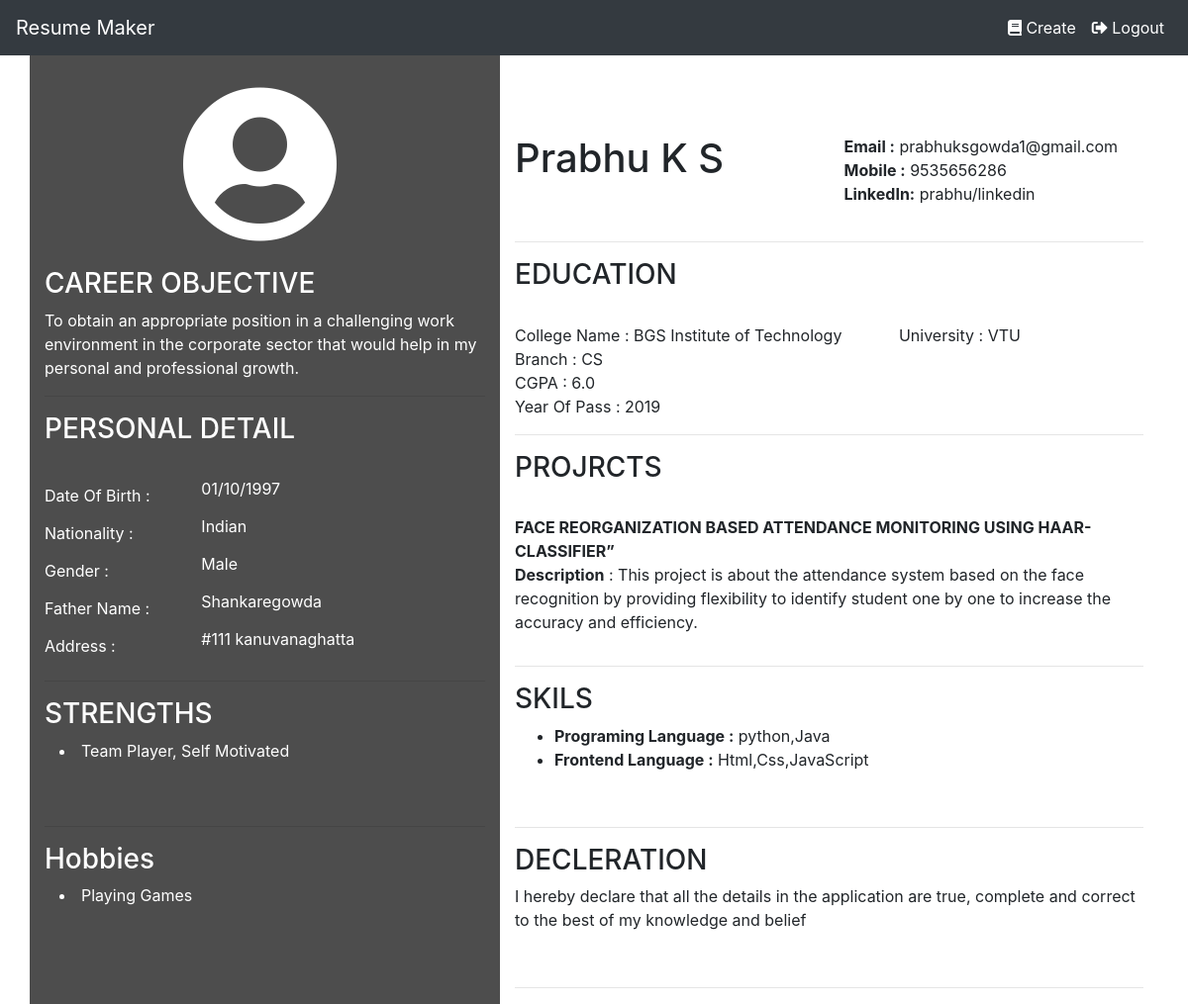
The page /resume/ (signed in) on the database its author committed.
### app/models.py (models this page shows, shortened)
class Details(models.Model):
    name = models.CharField(max_length=100 )
    email = models.CharField(max_length=100 )
    mobile = models.CharField(max_length=100)
    linkedin = models.CharField(max_length=100)
    carrearobject = models.TextField()
    user = models.OneToOneField(User, on_delete=models.CASCADE, default='flash')

class Personaldetails(models.Model):
    dob = models.CharField(max_length=100 )
    gender = models.CharField(max_length=100 )
    nationality = models.CharField(max_length=100)
    fathername = models.CharField(max_length=100)
    address = models.CharField(max_length=250)
    strength = models.CharField(max_length=100,null=True )
    hobbies = models.CharField(max_length=100,null=True )
    user = models.ForeignKey(User, on_delete=models.CASCADE)

class Education(models.Model):
    collagename = models.CharField(max_length=100)
    university = models.CharField(max_length=100)
    branch = models.CharField(max_length=100)
    yearofpass = models.CharField(max_length=4)
    programinglang = models.CharField(max_length=250)
    frontendlng = models.CharField(max_length=250, null=True)
    framework = models.CharField(max_length=250, null=True)
    cgpa = models.CharField(max_length=250)
    user = models.ForeignKey(User, on_delete=models.CASCADE)

class Project(models.Model):
    projecttitle = models.CharField(max_length=250, )
    prodescrip = models.TextField( )
    user = models.ForeignKey(User, on_delete=models.CASCADE)

### app/views.py (the view)
# urls.py: path('resume/', views.resume, name='resume'),
@login_required(login_url='/login')
def resume(request):
    context = {
         'pro': Details.objects.filter(user=request.user).all(),
         'edu': Education.objects.filter(user=request.user).all(),
         'proj': Project.objects.filter(user=request.user).all(),
         'pd': Personaldetails.objects.filter(user=request.user).all(),
    }
    return render(request, 'Resume.html', context)

### app/templates/Resume.html (shortened to what this page needs)
{% extends 'base.html' %}
{% load static %}
{% block content %}
<form method="POST">{% csrf_token %}
<div class="container">
	<div class="row">
		<div class="col-md-5 back">
			<div class="usercircle">
				<i class="fas fa-user-circle fa-10x " aria-hidden="true"></i>
			</div><br>
			<div class="cobj">
                {% for i in pro %}
				<h3>CAREER OBJECTIVE</h3>
                {{i.carrearobject}}
				{% endfor %}
			</div><hr style="color:white">
			<div class="personal">
                                {% for i in pd %}
				<h3>PERSONAL DETAIL</h3><br>
					<div class=" row">
						<label for="text" class="col-4 col-form-label">Date Of Birth :</label>
						<div class="col-8">
						{{i.dob}}
						</div>
					</div>
					<div class=" row">
						<label for="text1" class="col-4 col-form-label">Nationality :</label>
						<div class="col-8">
                                                {{i.nationality}}
						</div>
					</div>
					<div class=" row">
						<label for="text2" class="col-4 col-form-label">Gender :</label>
						<div class="col-8">
                            {{i.gender}}
						</div>
					</div>
					<div class=" row">
						<label for="text3" class="col-4 col-form-label">Father Name     :</label>
						<div class="col-8">
                            {{i.fathername}}
        				</div>
					</div>
                                        <div class=" row">
						<label for="text3" class="col-4 col-form-label">Address     :</label>
						<div class="col-8">
                            {{i.address}}
        				</div>
					</div>
			</div>
			<hr style="color:white">
			<div class="Strength">
				<h3>STRENGTHS</h3>
				<div class="col-8">
                  	<li>{{i.strength}}</li>
				</div>
			</div><br><br>
                        <hr style="color:white">
			<div class="Strength">
				<h3>Hobbies</h3>
				<div class="col-8">
                	<li>{{i.hobbies}}</li>
				</div>
			</div><br><br>
            {% endfor %}
		</div>
		<div class="col-md-7">
			<div class="mydetils">
				{% for i in pro %}
				<div class=" row">
					<div class="col-6 ">
                        <h1> {{i.name}} </h1>
					</div>
					<div class="col-6 text-left">
					<strong>Email :</strong>    {{i.email}}<br>
					<strong>Mobile :</strong> {{i.mobile}}<br>
					<strong>LinkedIn:</strong>   {{i.linkedin}}<br>
					</div>
				</div>
				{% endfor %}
			</div><hr>
			<div class="education">
				<h3> EDUCATION</h3><br>
				<div class="degree">
					{% for i in edu  %}
					<div class=" row">
						<div class="col-7 ">
						College Name : {{i.collagename}}<br>
						Branch : {{i.branch}}<br>
						CGPA : {{i.cgpa}}<br>
						Year Of Pass : {{i.yearofpass}}
						</div>
						<div class="col-5">
							University : {{i.university}}
						</div>
					</div>
					{% endfor %}
					<hr>
					<div class="project">
						<h3> PROJRCTS </h3><br>
						{% for i in proj %}
						<div class=" row">
							<div class="col-12 ">
								<b>{{i.projecttitle}}</b><br>
								<div class="form-group">
								<b style=" text-align: justify;">Description</b> :  {{i.prodescrip}}
							</div>
						</div>
						{% endfor %}
					</div>
					<hr>
					<div class="Skils">
						<h3> SKILS </h3>
						{% for i in edu %}
						<div class=" row">
							<div class="col-8 ">
								<ul>
								<li><b>Programing Language :</b>	{{i.programinglang}}</li>
								<li><b>Frontend Language  :</b> {{i.frontendlng}}</li>
							</div>
						</div>
						{% endfor %}
					<div><br><hr>
					<div class="Decleration">
						<h3> DECLERATION </h3>
						<div class=" row">
							<div class="col ">
								<p>I hereby declare that all the details in the application are true, complete and correct to the best of my knowledge and belief</p>
							</div>
						</div>
					<div><br><hr>
				</div>
			</div>
		</div>
	</div>
</div>
</form>
{% endblock  %}

### app/static/css/style.css (style rules this page uses)
.back { background-color: rgba(0, 0, 0, 0.699); color: white; padding-bottom: 50px; }
hr { color: white; }
.usercircle { size: 30px; padding-left: 140px; padding-top: 30px; }
.mydetils { padding-top: 80px; padding-bottom: 20px; }

### rows shown on the page
Details: carrearobject "To obtain an appropriate position in a challenging work environment in the corporate sector that would help in my personal and professional growth.", name "Prabhu K S", email "prabhuksgowda1@gmail.com", mobile "9535656286", linkedin "prabhu/linkedin"
Personaldetails: dob "01/10/1997", nationality "Indian", gender "Male", fathername "Shankaregowda", address "#111 kanuvanaghatta", strength "Team Player, Self Motivated", hobbies "Playing Games"
Education: collagename "BGS Institute of Technology", branch "CS", cgpa "6.0", yearofpass "2019", university "VTU", programinglang "python,Java", frontendlng "Html,Css,JavaScript"
Project: projecttitle "FACE REORGANIZATION BASED ATTENDANCE MONITORING USING HAAR-CLASSIFIER”", prodescrip "This project is about the attendance system based on the face recognition by providing flexibility to identify student one by one to increase the accuracy and efficiency."
